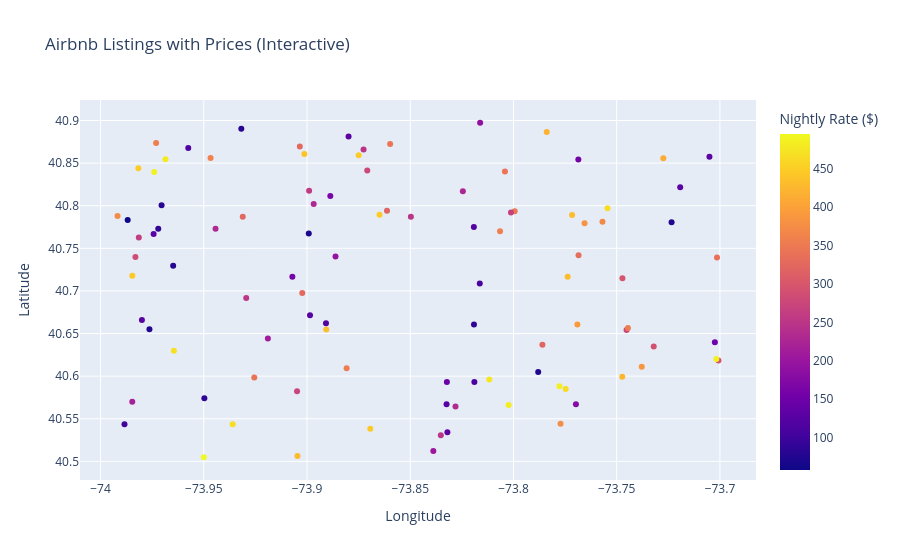

This figure's notebook cell:
### Code cell
fig = px.scatter(
    airbnb,
    x='Longitude',
    y='Latitude',
    color='Price',
    title='Airbnb Listings with Prices (Interactive)',
    labels={'Longitude': 'Longitude', 'Latitude': 'Latitude', 'Price': 'Nightly Rate ($)'},
    hover_data=['Price']
)
fig.show()
